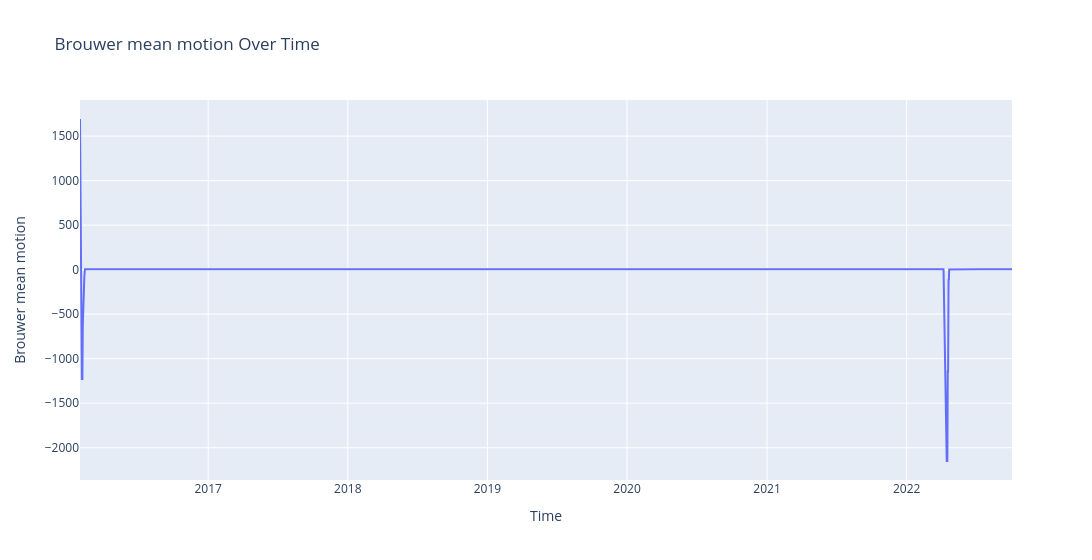

The notebook cell saved with this chart:
### Markdown cell above
### Visualize the scaled element

### Code cell
import plotly.graph_objects as go


fig = go.Figure()
fig.add_trace(go.Scatter(
    x=df_element_1.index, 
    y=df_element_1[df_element_1.columns[0]],  
    mode="lines",  
    name="Orbital Element"
))

fig.update_layout(
    title="Brouwer mean motion Over Time",
    xaxis_title="Time",
    yaxis_title="Brouwer mean motion",
    template="plotly",
    width=1400
)

fig.show()

### Figure 1 — Plotly figure (JSON) as saved in the notebook; plotly's stock layout.template omitted (floating-point values rounded to 4 significant figures; data arrays with more than 128 entries replaced by an {"elided": "..."} marker saying what was removed)
{"data": [{"mode": "lines", "name": "Orbital Element", "type": "scatter", "x": {"elided": "2410 str values"}, "y": {"elided": "2410 float values"}}], "layout": {"title": {"text": "Brouwer mean motion Over Time"}, "width": 1400, "xaxis": {"title": {"text": "Time"}}, "yaxis": {"title": {"text": "Brouwer mean motion"}}}}
